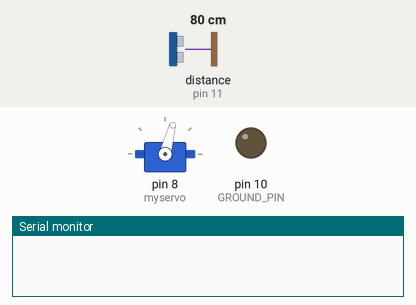
Recording of a sketch running on a simulated Arduino Uno, built with avr-gcc and run on an emulated ATmega328P. Parts: servo, output pins drawn as LEDs (lit = HIGH), the last lines printed to the serial monitor. The inputs (shaded band) are chosen by the test bench; at power-on: distance to the obstacle (sensor on pin 11) 80 cm. The echo pulse lasts 58.3 µs per cm; pins used as bus, display or sensor lines are not drawn.

Above: at 0.4 s.
At 2.1 s:
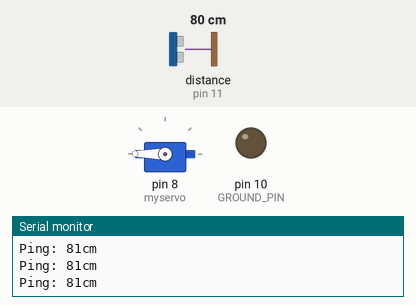
2.2 s: distance to the obstacle (sensor on pin 11) set to 34 cm
3.7 s: distance to the obstacle (sensor on pin 11) set to 28 cm
At 4.7 s:
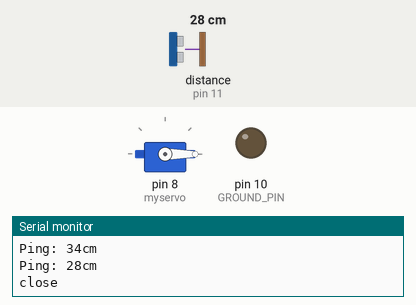
Timing chart, 0 to 6.7 s (numbered marks = the images above; inputs shaded):
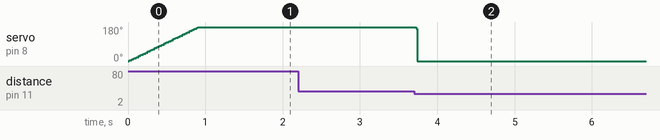

The sketch:

Arduino_Claw_big.ino
```cpp
#include <NewPing.h>   // include the NewPing library for this program

#define VCC_PIN 13

#define TRIGGER_PIN 12 // sonar trigger pin will be attached to Arduino pin 12

#define ECHO_PIN 11 // sonar echo pint will be attached to Arduino pin 11

#define GROUND_PIN 10

#define MAX_DISTANCE 200 // fmaximum distance set to 200 cm

#include <Servo.h> //include the servo library for this program
boolean open = true;
int pos = 0;
Servo myservo; //create servo object to control a servo

NewPing sonar(TRIGGER_PIN, ECHO_PIN, MAX_DISTANCE); // initialize NewPing


void setup() //do the following things once

{

  Serial. begin(9600);  // set data transmission rate to communicate with computer

  pinMode(ECHO_PIN, INPUT) ;

  pinMode(TRIGGER_PIN, OUTPUT) ;

  pinMode(GROUND_PIN, OUTPUT);  // tell pin 10 it is going to be an output

  pinMode(VCC_PIN, OUTPUT);  // tell pin 13 it is going to be an output

  digitalWrite(GROUND_PIN,LOW); // tell pin 10 to output LOW (OV, or ground)

  digitalWrite(VCC_PIN, HIGH) ; // tell pin 13 to output HIGH (+5V)

  myservo.attach(8);

   for (pos = 0; pos <= 180; pos += 3) { // goes from 0 degrees to 180 degrees
    // in steps of 1 degree
    myservo.write(pos);              // tell servo to go to position in variable 'pos'
    delay(15); }
open = true;
}


void loop() // do the following things forever

{

  delay(100); // wait for this number of milliseconds

  int DISTANCE_IN_CM = sonar.ping_cm(); // read the sonar sensor, using a variable

  Serial.print("Ping: "); //print "Ping:" on the computer display

  Serial.print(DISTANCE_IN_CM); //print the value of the variable next

  Serial.println("cm"); //print "cm" after that, then go to next line

  if(DISTANCE_IN_CM <= 30 && open == true) // when distance is less than 10 cm

  {

                        // waits 15ms for the servo to reach the position
    for (pos = 180; pos >= 0; pos -= 1) { // goes from 180 degrees to 0 degrees
    myservo.write(pos);
    }

    open = false;

    Serial.print("close"); //print the word "close"

    Serial.println(""); //print nothing, go to next line

    delay(7000); // return to original position in 1000 ms

  }

  if(DISTANCE_IN_CM <= 25 && open == false) // when distance is less than 10 cm

  {

    for (pos = 0; pos <= 180; pos += 2) { // goes from 0 degrees to 180 degrees
    // in steps of 1 degree
    myservo.write(pos);              // tell servo to go to position in variable 'pos'
    delay(15);                       // waits 15ms for the servo to reach the position
  }

    open = true;

    Serial.print("open"); //print the word "open"

    Serial.println(""); //print nothing, go to next line

  }

}
```

Measured:
- the behaviour switches between 31 and 30 cm on distance to the obstacle (sensor on pin 11) (found by bisection; images 1 and 2)
- after the input at 3.7 s, servo on pin 8 (myservo): 180° → 0° at once
